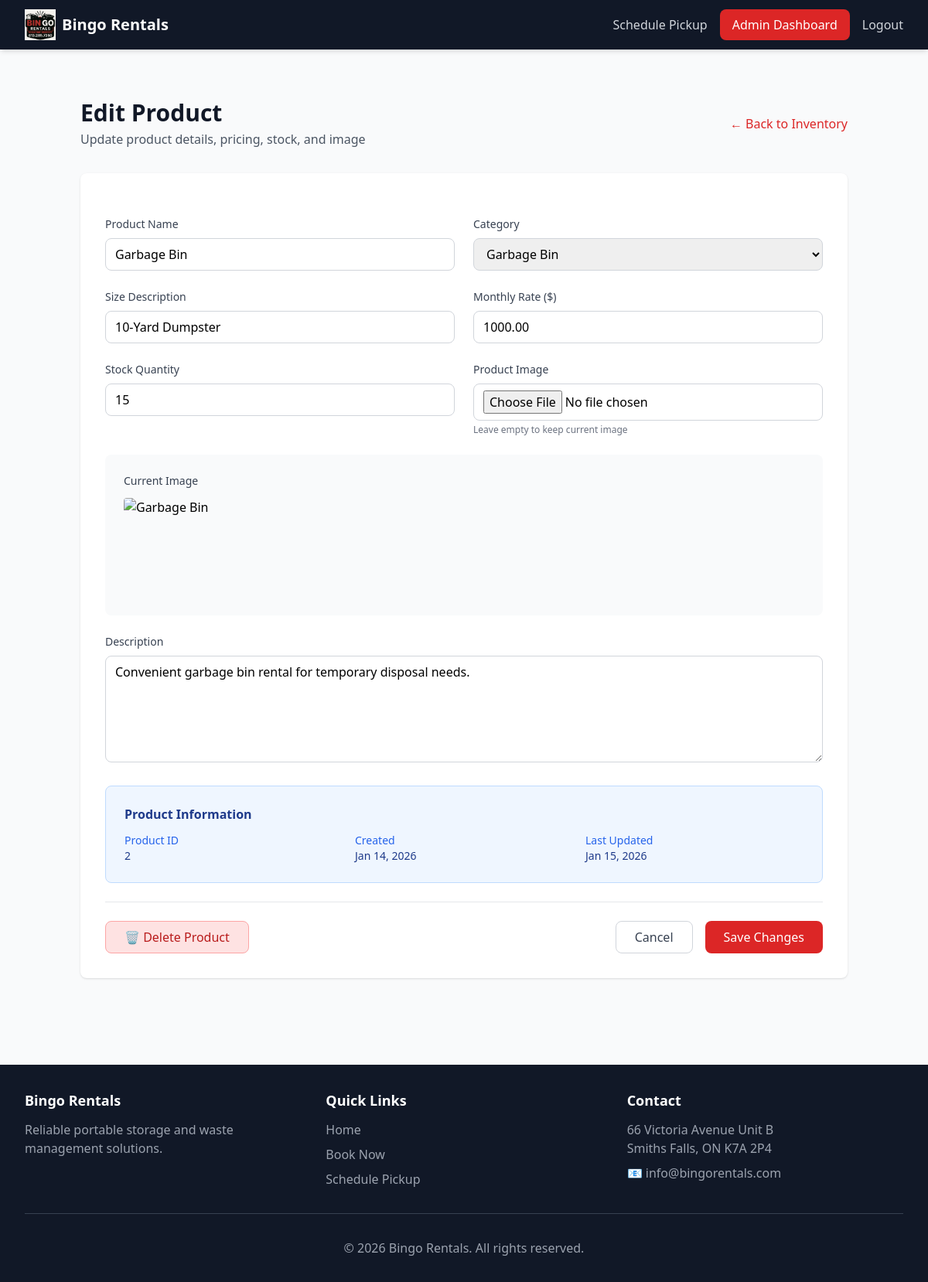
Screenshot of /dashboard/inventory/2/edit/ (signed in) with the database file from the repository.
### products/models.py (models this page shows, shortened)
class Product(models.Model):
    name = models.CharField(max_length=200)
    slug = models.SlugField(unique=True, blank=True)
    category = models.CharField(
        max_length=20,
        choices=ProductCategory.choices
    )
    description = models.TextField()
    size_description = models.CharField(
        max_length=100,
        help_text="e.g., '8ft or 16ft Units' or '10-Yard Dumpster'"
    )
    monthly_rate = models.DecimalField(
        max_digits=10,
        decimal_places=2,
        validators=[MinValueValidator(0)]
    )
    image = CloudinaryField('image', folder='bingo-rentals/products')
    stock_quantity = models.IntegerField(
        default=0,
        validators=[MinValueValidator(0)],
        help_text="Total available units"
    )
    is_active = models.BooleanField(default=True)
    created_at = models.DateTimeField(auto_now_add=True)
    updated_at = models.DateTimeField(auto_now=True)
    class Meta:
        ordering = ['category', 'name']

### dashboard/views.py (the view)
    def wrapper(request, *args, **kwargs):
        if not request.user.is_authenticated:
            return redirect('booking:staff_login')
        if not request.user.is_staff:
            messages.error(request, 'You do not have permission to access this page.')
            return redirect('home')
        return view_func(request, *args, **kwargs)

### dashboard/views.py (called while the page is built, shortened)
def staff_required(view_func):
    def wrapper(request, *args, **kwargs):
        if not request.user.is_authenticated:
            return redirect('booking:staff_login')
        if not request.user.is_staff:
            messages.error(request, 'You do not have permission to access this page.')
            return redirect('home')
        return view_func(request, *args, **kwargs)
    return wrapper

@staff_required
def edit_product(request, product_id):
    product = get_object_or_404(Product, id=product_id)
    context = {
        'product': product,
        'categories': Product._meta.get_field('category').choices,
        'page_title': f'Edit {product.name}'
    }
    return render(request, 'dashboard/edit_product.html', context)

### templates/dashboard/edit_product.html (shortened to what this page needs)
{% extends 'base.html' %}
{% block content %}
<div class="container mx-auto px-4 py-8">
    <div class="flex items-center justify-between mb-8">
        <div>
            <h1 class="text-3xl font-bold text-gray-900">Edit Product</h1>
            <p class="text-gray-600 mt-1">Update product details, pricing, stock, and image</p>
        </div>
        <a href="{% url 'dashboard:manage_inventory' %}" class="text-red-600 hover:text-red-800">← Back to Inventory</a>
    </div>
    <div class="bg-white rounded-lg shadow p-8">
        <form method="post" enctype="multipart/form-data" class="space-y-6">
            <div class="grid grid-cols-1 md:grid-cols-2 gap-6">
                <div>
                    <label for="name" class="block text-sm font-medium text-gray-700 mb-2">Product Name</label>
                    <input
                        type="text"
                        id="name"
                        name="name"
                        value="{{ product.name }}"
                        required
                        class="w-full rounded-lg border border-gray-300 px-3 py-2 focus:border-red-500 focus:ring-1 focus:ring-red-500"
                    >
                </div>
                <div>
                    <label for="category" class="block text-sm font-medium text-gray-700 mb-2">Category</label>
                    <select id="category" name="category" required class="w-full rounded-lg border border-gray-300 px-3 py-2 focus:border-red-500 focus:ring-1 focus:ring-red-500">
                        {% for value, label in categories %}
                        <option value="{{ value }}" {% if product.category == value %}selected{% endif %}>{{ label }}</option>
                        {% endfor %}
                    </select>
                </div>
                <div>
                    <label for="size_description" class="block text-sm font-medium text-gray-700 mb-2">Size Description</label>
                    <input
                        type="text"
                        id="size_description"
                        name="size_description"
                        value="{{ product.size_description }}"
                        required
                        placeholder="e.g., 8ft or 16ft Units"
                        class="w-full rounded-lg border border-gray-300 px-3 py-2 focus:border-red-500 focus:ring-1 focus:ring-red-500"
                    >
                </div>
                <div>
                    <label for="monthly_rate" class="block text-sm font-medium text-gray-700 mb-2">Monthly Rate ($)</label>
                    <input
                        type="number"
                        id="monthly_rate"
                        name="monthly_rate"
                        step="0.01"
                        min="0"
                        value="{{ product.monthly_rate }}"
                        required
                        class="w-full rounded-lg border border-gray-300 px-3 py-2 focus:border-red-500 focus:ring-1 focus:ring-red-500"
                    >
                </div>
                <div>
                    <label for="stock_quantity" class="block text-sm font-medium text-gray-700 mb-2">Stock Quantity</label>
                    <input
                        type="number"
                        id="stock_quantity"
                        name="stock_quantity"
                        min="0"
                        value="{{ product.stock_quantity }}"
                        required
                        class="w-full rounded-lg border border-gray-300 px-3 py-2 focus:border-red-500 focus:ring-1 focus:ring-red-500"
                    >
                </div>
                <div>
                    <label for="image" class="block text-sm font-medium text-gray-700 mb-2">Product Image</label>
                    <input
                        type="file"
                        id="image"
                        name="image"
                        accept="image/*"
                        class="w-full rounded-lg border border-gray-300 px-3 py-2 focus:border-red-500 focus:ring-1 focus:ring-red-500"
                    >
                    <p class="text-xs text-gray-500 mt-1">Leave empty to keep current image</p>
                </div>
            </div>
            {% if product.image %}
            <div class="bg-gray-50 rounded-lg p-6">
                <p class="text-sm font-medium text-gray-700 mb-3">Current Image</p>
                <img src="{{ product.image.url }}" alt="{{ product.name }}" class="h-32 w-32 rounded object-cover">
            </div>
            {% endif %}
            <div>
                <label for="description" class="block text-sm font-medium text-gray-700 mb-2">Description</label>
                <textarea
                    id="description"
                    name="description"
                    required
                    rows="5"
                    class="w-full rounded-lg border border-gray-300 px-3 py-2 focus:border-red-500 focus:ring-1 focus:ring-red-500"
                >{{ product.description }}</textarea>
            </div>
            <div class="bg-blue-50 rounded-lg p-6 border border-blue-200">
                <h3 class="font-semibold text-blue-900 mb-3">Product Information</h3>
                <div class="grid grid-cols-1 md:grid-cols-3 gap-4 text-sm">
                    <div>
                        <p class="text-blue-600 font-medium">Product ID</p>
                        <p class="text-blue-900">{{ product.id }}</p>
                    </div>
                    <div>
                        <p class="text-blue-600 font-medium">Created</p>
                        <p class="text-blue-900">{{ product.created_at|date:"M d, Y" }}</p>
                    </div>
                    <div>
                        <p class="text-blue-600 font-medium">Last Updated</p>
                        <p class="text-blue-900">{{ product.updated_at|date:"M d, Y" }}</p>
                    </div>
                </div>
            </div>
            <div class="flex justify-between gap-4 pt-6 border-t">
                <a href="{% url 'dashboard:delete_product' product.id %}" class="px-6 py-2 bg-red-100 text-red-700 hover:bg-red-200 rounded-lg font-medium border border-red-300">
                    🗑️ Delete Product
                </a>
                <div class="flex gap-4">
                    <a href="{% url 'dashboard:manage_inventory' %}" class="px-6 py-2 border border-gray-300 rounded-lg text-gray-700 hover:bg-gray-50 font-medium">
                        Cancel
                    </a>
                    <button type="submit" class="px-6 py-2 bg-red-600 text-white rounded-lg hover:bg-red-700 font-medium">
                        Save Changes
                    </button>
                </div>
            </div>
        </form>
    </div>
</div>
{% endblock %}

### rows the page displays
Product: name "Garbage Bin", category "Garbage Bin", size_description "10-Yard Dumpster", monthly_rate "1000.00", stock_quantity "15", description "Convenient garbage bin rental for temporary disposal needs.", id "2", created_at "Jan 14, 2026", updated_at "Jan 15, 2026"
